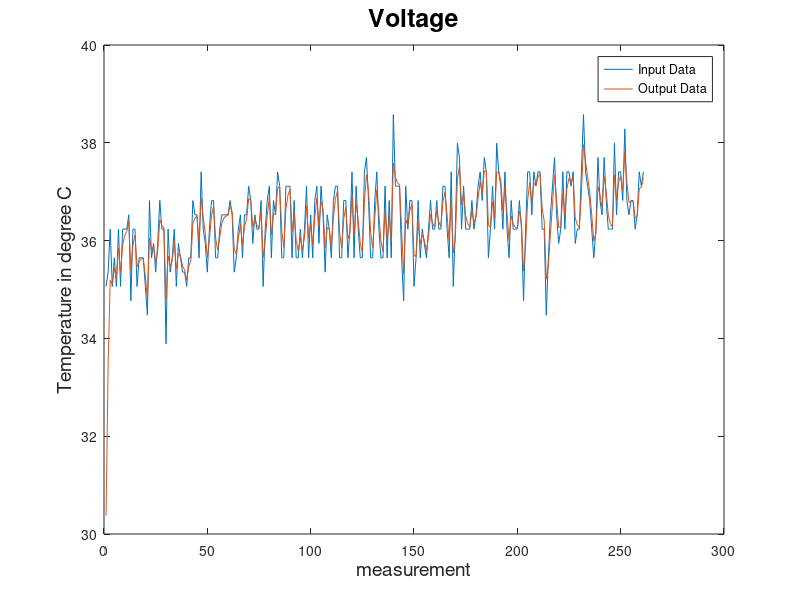

The MATLAB script that drew this image:
clear all, close all;
data = importdata('data.txt');
s = size(data);
number = 1:1:s;
dataformatted = [number', data];
figure;
%subplot(2,1,1),plot();

plot(dataformatted(:,1),400 * dataformatted(:,2)*3/4096 - 279,dataformatted(:,1),400 * dataformatted(:,5)*3/4096 - 279);
%plot(dataformatted(:,1),dataformatted(:,2),dataformatted(:,1),dataformatted(:,5));
title('Voltage','fontsize',18);
xlabel('measurement','fontsize',14);
ylabel('Temperature in degree C','fontsize',14);
legend('Input Data','Output Data');